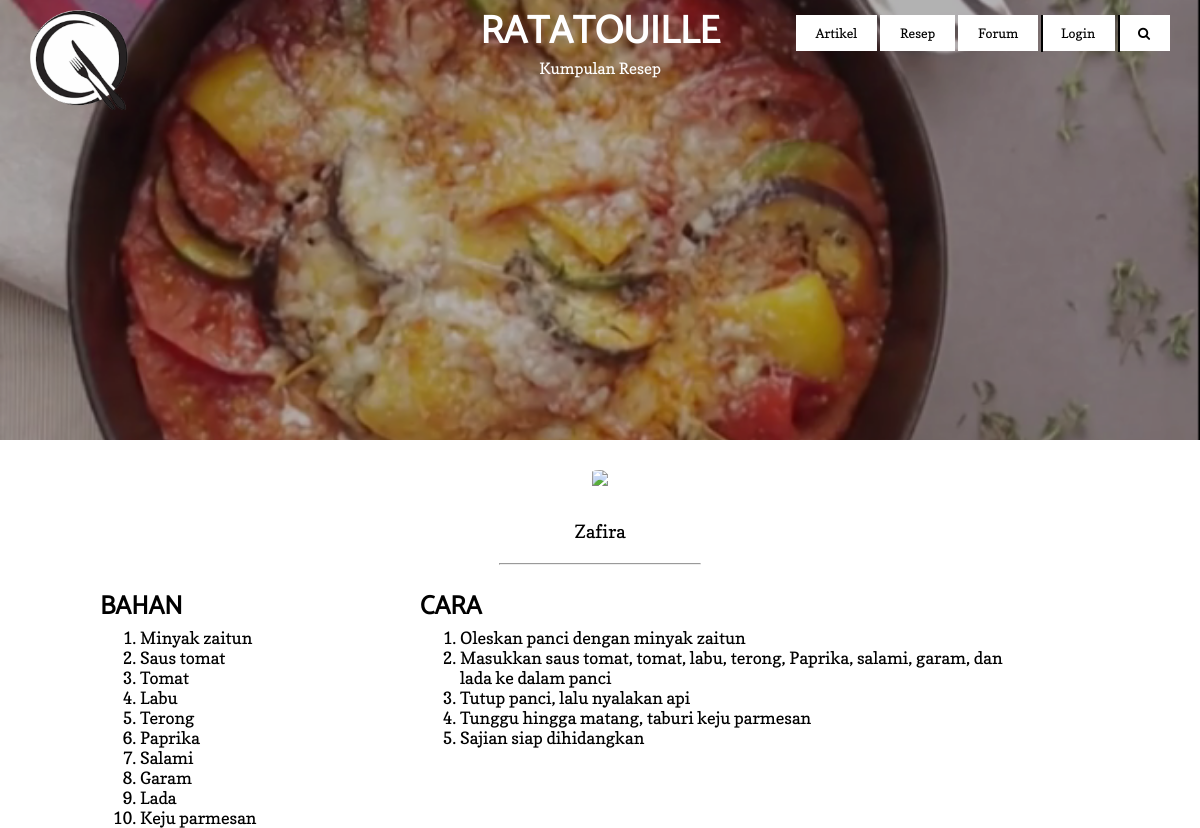
Screenshot of /Resep/View?res=6 with the database file from the repository.
### tables this page shows
CREATE TABLE `tb_resep` (
  `id_resep` int(255) NOT NULL,
  `id_akun` int(255) NOT NULL,
  `judul` varchar(100) NOT NULL,
  `bahan` text NOT NULL,
  `cara` text NOT NULL,
  `foto` varchar(300) NOT NULL,
  `jenis` varchar(100) NOT NULL
);

CREATE TABLE `tb_akun` (
  `id_akun` int(255) NOT NULL,
  `nama` varchar(50) NOT NULL,
  `username` varchar(30) NOT NULL,
  `password` varchar(50) NOT NULL,
  `tentang` text NOT NULL,
  `foto` varchar(300) NOT NULL
);

### php/ceklogin.php (called while the page is built, shortened)
<?php
$logged = false;
?>

### Resep/View/index.php (the view, shortened to what this page needs)
<!DOCTYPE html>
<html>
    <head>
        <link rel="stylesheet" href="../../css/style.css">
        <link rel="stylesheet" href="../../css/top.css">
        <link rel="stylesheet" href="../../css/recipe.css">
        <link rel="stylesheet" href="../../css/query.css">
        <link rel="stylesheet" href="../../css/font-awesome.css">
        <?php
        require_once "../../php/connect.php";
        require_once "../../php/ceklogin.php";
        if(isset($_GET['res']) && !empty($_GET['res'])) {
            $sql = 'SELECT * FROM tb_resep WHERE id_resep='.$_GET['res'];
            $result = mysqli_query($connect,$sql);
            if($result) {
                if(mysqli_num_rows($result)) {
                    $row = mysqli_fetch_assoc($result);
                    $judul = $row['judul'];
                    $bahan = $row['bahan'];
                    $cara = $row['cara'];
                    $foto_res = $row['foto'];
                    $id_akun = $row['id_akun'];
                } else { header("Location: ../"); }
            } else { header("Location: ../"); }
        } else { header("Location: ../"); }
        ?>
    </head>
    <body>
        <div class="header">
            <a href="../../"><img class="logo" src="../../images/logoo.png"></a>
            <div class="nav" id="nav">
                <div class="nav-item" id="nav-article"><a class="nav-item-a" href="../">Artikel</a></div>
                <div class="nav-item" id="nav-recipes"><a class="nav-item-a" href="javascript:void(0)">Resep</a>
                </div>
                <div class="nav-item" id="nav-forum"><a class="nav-item-a" href="../../Forum/">Forum</a></div>
                <div class="nav-item" id="nav-login">
                    <div style="width: 2px; height: 49%; background: black; float: left; position: absolute;"></div>
                    <?php if($logged == false) { ?>
                    <a class="nav-item-a" href="../../Login/">Login</a>
                    <?php } ?>
                </div>
                <div class="nav-item pointer" id="nav-search" onclick="search()">
                    <div style="width: 2px; height: 49%; background: black; float: left; position: absolute;"></div>
                    <a class="nav-item-a"><i class="fa">&#xf002;</i></a>
                </div>
            </div>
        </div>
        <section class="top">
            <div class="top-bg" style="background-image: url(../../upload/resep/<?php echo $foto_res; ?>)">
                <div class="bg-bg">
                    <h1 class="main-h1"><?php echo $judul;?></h1>
                    <p class="main-p">Kumpulan Resep</p>
                </div>
            </div>
        </section>
        <div class="container">
            <section class="desc" id="desc" style="">
                <div class="desc-cont">
                    <?php
                    $sql = 'SELECT * FROM tb_akun WHERE id_akun='.$id_akun;
                    $result = mysqli_query($connect,$sql);
                    if($result) {
                        if(mysqli_num_rows($result)) {
                            $row = mysqli_fetch_assoc($result);
                            $nama = $row['nama'];
                            $pp = $row['foto'];
                            if(empty($pp)) {
                                $pp = "images/pp.jpg";
                            } else {
                                $pp = "upload/pp/".$pp;
                            }
                        } else { header("Location: ../"); }
                    } else { header("Location: ../"); }
                    ?>
                    <a href="../../Akun?id=<?php echo $id_akun; ?>"><div class="author">
                        <div class="img-parent auth-pp">
                            <img class="img" src="../../<?php echo $pp; ?>">
                        </div>
                        <span>
                            <?php echo $nama; ?>
                        </span>
                    </div></a>
                    <hr class="auth-hr">
                    <div class="resep-text">
                        <div class="resep-bahan">
                            <h1>Bahan</h1>
                            <?php echo "<ol><li>".str_replace("<br />","</li><li>",nl2br($bahan))."</li></ol>"; ?>
                        </div>
                        <div class="resep-cara">
                            <h1>Cara</h1>
                            <?php echo "<ol><li>".str_replace("<br />","</li><li>",nl2br($cara))."</li></ol>"; ?>
                        </div>
                    </div>
                </div>
            </section>
        </div>
        <section class="footer">
            <div class="footer-cont">
                <div class="footer-col footer-about">
                    <a href="../../"><img class="footer-logo" src="../../images/logos.png"></a>
                    <p class="footer-about-p">Di sini kami menyediakan resep hidangan berkualitas yang sehat, lezat, dan mudah dimasak di rumah.</p>
                    <a class="footer-about-a" href="../../About/">Read more<i class="fa footer-about-i">&#xf061;</i></a>
                </div>
                <div class="footer-col">
                    <h1 class="footer-h1">What is this</h1>
                    <a class="footer-a" href="../../About/">About Us</a>
                    <a class="footer-a" href="#">Contact Us</a>
                </div>
                <div class="footer-col">
                    <h1 class="footer-h1">Information</h1>
                    <a class="footer-a" href="../../Resep/">Kumpulan Resep</a>
                    <a class="footer-a" href="../../Artikel/">Artikel &amp; Tips</a>
                    <a class="footer-a" href="../../Forum/">Forum</a>
                </div>
                <div class="footer-follow">
                    <h1 class="follow-h1">Follow Us</h1>
                    <a href="#"><div class="icon-cont"><i class="fa icon-follow">&#xf09a;</i></div></a>
                    <a href="#"><div class="icon-cont"><i class="fa icon-follow">&#xf099;</i></div></a>
                    <a href="#"><div class="icon-cont"><i class="fa icon-follow">&#xf0d5;</i></div></a>
                    <a href="#"><div class="icon-cont"><i class="fa icon-follow">&#xf16d;</i></div></a>
                    <a href="#"><div class="icon-cont"><i class="fa icon-follow">&#xf16a;</i></div></a>
                </div>
            </div>
        </section>
    </body>
</html>

### css/style.css (style rules this page uses)
* { margin: 0; color: black; text-decoration: none; font-size: 13px; font-family: copse; }
h1 { text-transform: uppercase; font-family: catamaran; }
hr { margin: 7px 0; }
.author { margin-top: 30px; padding-bottom: 20px; display: inline-block; }
.auth-hr { width: 200px; margin: auto; }
.author span { font-size: 1.4em; }
.auth-pp { width: 50px; height: 50px; border-radius: 50px; margin: auto; }
.pointer { cursor: pointer; }
.container { margin-top: -10px; background: white; margin-bottom: 250px; }
.img-parent { overflow: hidden; display: flex; align-items: center; justify-content: center; }
.header { position: fixed; top: 0; width: 100%; height: 75px; background: none; transition: .5s; z-index: 5; }
.logo { height: 100px; margin: 10px 30px; transition: .3s; float: left; }
.nav { float: right; margin: 15px 30px; height: 40px; }
.nav-item { display: inline-block; background: white; transition: .3s; cursor: pointer; }
.nav-item-a { display: inline-block; padding: 10px 20px; }
.bg-bg { background-color: rgba(0, 0, 0, 0.3); width: 100%; height: 100%; display: table; border-collapse: collapse; }
.main-h1 { padding: 0 10px; color: white; text-align: center; font-size: 3em; }
.main-p { color: white; text-align: center; font-size: 1.2em; margin-top: -5px; }
.desc-cont { margin: auto; max-width: 1100px; text-align: center; }
.footer { background: black; padding-bottom: 70px; width: 100%; z-index: -1; position: fixed; bottom: 0; }
.footer-cont { width: 1100px; margin: auto; padding-top: 15px; }
.footer-col { display: inline-table; margin: 0 30px; max-width: 240px; top: 0; }
.footer-about { transform: translateY(20px); }
.footer-about-p { padding-left: 15px; color: #b2b2b2; display: inline-block; }
.footer-about-a { margin-top: 10px; padding-left: 5px; color: white; display: inline-block; float: right; }
.footer-about-i { color: white; padding-left: 5px; }
.footer-h1 { color: white; font-size: 20px; margin-bottom: 10px; }
.footer-a { color: white; font-size: 14px; }
.icon-cont { display: inline-block; background: white; padding: 7px; width: 15px; border-radius: 30px; margin-left: 7px; text-align: center; transition: .2s; }
.footer-follow { display: inline-table; max-width: 240px; margin: 0 30px; }
.icon-follow { font-size: 15px; }
.follow-h1 { color: white; margin-left: 10px; margin-bottom: 10px; font-size: 20px; }

### css/top.css (style rules this page uses)
.top-bg { width: 100%; height: 450px; background-size: cover; background-repeat: no-repeat; background-position: center; }

### css/recipe.css (style rules this page uses)
.resep-text { text-align: left; max-width: 1000px; margin: auto; padding: 0 20px; padding-bottom: 80px; }
.resep-text h1 { font-size: 2em; margin-top: 20px; }
.resep-text li { font-size: 1.3em; }
.resep-bahan { width: 30%; float: left; margin-top: -20px; }
.resep-cara { width: 60%; margin-left: 32%; margin-top: 20px; }

### Resep/View/index.php (style rules this page uses)
html, body { height: 100%; }

### rows the page displays
tb_resep: foto (picture), judul "RATATOUILLE", bahan "Minyak zaitun Saus tomat Tomat Labu Terong Paprika Salami Garam Lada Keju parmesan", cara "Oleskan panci dengan minyak zaitun Masukkan saus tomat, tomat, labu, terong, Paprika, salami, garam, dan lada ke dalam panci Tutup panci, lalu nyalakan api Tunggu hingga matang, taburi keju parmesan Sajian siap dihidangkan"
tb_akun: nama "Zafira"
